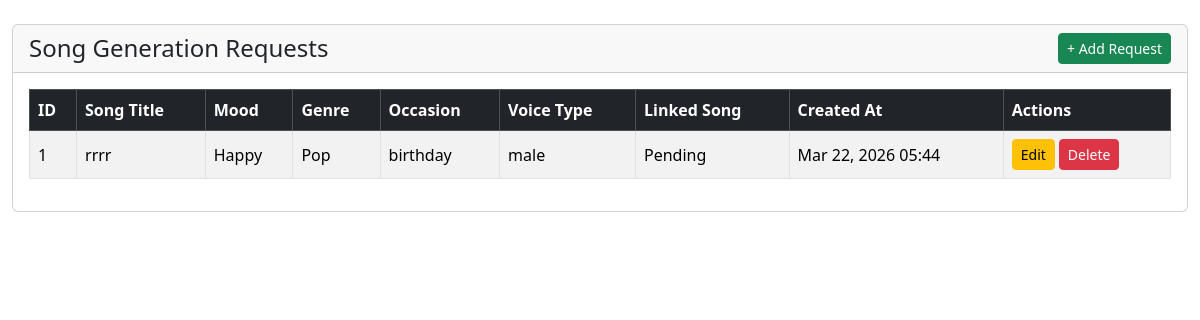
The app's page /read-song-gen-request, older data.
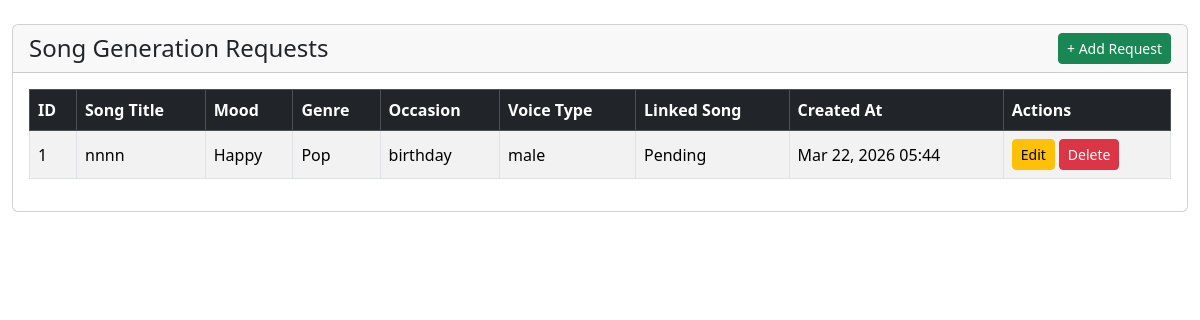
The same page, newer data.
### song_gen_request/models.py (models this page shows, shortened)
class SongGenRequest(models.Model):
    class Moodchoices(models.TextChoices):
        HAPPY = "happy", "happy"
        ENERGATIC = "energatic", "energatic"
        SAD = "sad", "sad"
        DEPRESSION = "depression", "depression"
        CALM = "calm", "calm"
    class Genrechoices(models.TextChoices):
        POP = "pop", "pop"
        ROCK = "rock", "rock"
        JAZZ = "jazz", "jazz"
        CLASSICAL = "classical", "classical"
        ELECTRONIC = "electronic", "electronic"
        HIPHOP = "hiphop", "hiphop"
        COUNTRY = "country", "country"
        METAL = "metal", "metal"
    song_title = models.CharField(max_length=50)
    mood = models.CharField(max_length=10, choices=Moodchoices.choices,default=Moodchoices.HAPPY)
    genre = models.CharField(max_length=10, choices=Genrechoices.choices,default=Genrechoices.POP)
    occasion = models.CharField(max_length=50)
    singer_voice_type = models.CharField(max_length=50)
    optional_story = models.CharField(max_length=150, null=True, blank=True)
    song = models.OneToOneField("song.Song", on_delete=models.CASCADE, related_name="song_gen_request", null=True, blank=True)
    created_at = models.DateTimeField(auto_now_add=True)
    class Meta:
        db_table = "song_gen_request"

### song_gen_request/views.py (the view)
# urls.py: path('read-song-gen-request', read_song_gen_request, name="read_song_gen_request"),
def read_song_gen_request(request):
    requests = SongGenRequest.objects.all().order_by('-created_at')
    return render(request, "song_gen_request/read-song-gen-request.html", {"requests": requests})

### song_gen_request/templates/song_gen_request/read-song-gen-request.html (shortened to what this page needs)
<!doctype html>
<html lang="en">
    <head>
        <link href="https://cdn.jsdelivr.net/npm/bootstrap@5.3.8/dist/css/bootstrap.min.css" rel="stylesheet" />
    </head>
    <body>
        <div class="container-fluid mt-4">
            <div class="row">
                <div class="col-12">
                    <div class="card">
                        <div class="card-header d-flex justify-content-between align-items-center">
                            <h4 class="mb-0">Song Generation Requests</h4>
                            <a href="{% url 'create_song_gen_request' %}" class="btn btn-sm btn-success">+ Add Request</a>
                        </div>
                        <div class="card-body">
                            <div class="table-responsive">
                                <table class="table table-striped table-hover table-bordered align-middle">
                                    <thead class="table-dark">
                                        <tr>
                                            <th scope="col">ID</th>
                                            <th scope="col">Song Title</th>
                                            <th scope="col">Mood</th>
                                            <th scope="col">Genre</th>
                                            <th scope="col">Occasion</th>
                                            <th scope="col">Voice Type</th>
                                            <th scope="col">Linked Song</th>
                                            <th scope="col">Created At</th>
                                            <th scope="col">Actions</th>
                                        </tr>
                                    </thead>
                                    <tbody>
                                        {% for req in requests %}
                                            <tr>
                                                <td>{{ req.id }}</td>
                                                <td>{{ req.song_title }}</td>
                                                <td>{{ req.mood|title }}</td>
                                                <td>{{ req.genre|title }}</td>
                                                <td>{{ req.occasion }}</td>
                                                <td>{{ req.singer_voice_type }}</td>
                                                <td>{{ req.song.title|default:"Pending" }}</td>
                                                <td>{{ req.created_at|date:"M d, Y H:i" }}</td>
                                                <td>
                                                    <div class="d-flex gap-1">
                                                        <a href="{% url 'update_song_gen_request' req.id %}" class="btn btn-sm btn-warning">Edit</a>
                                                        <a href="{% url 'delete_song_gen_request' req.id %}" class="btn btn-sm btn-danger">Delete</a>
                                                    </div>
                                                </td>
                                            </tr>
                                        {% empty %}
                                            <tr><td colspan="9" class="text-center text-muted py-3">No requests found.</td></tr>
                                        {% endfor %}
                                    </tbody>
                                </table>
                            </div>
                        </div>
                    </div>
                </div>
            </div>
        </div>
    </body>
</html>

Row changes from the older to the newer data that the page shows:
changed SongGenRequest "Happy": song_title "rrrr" → "nnnn"
